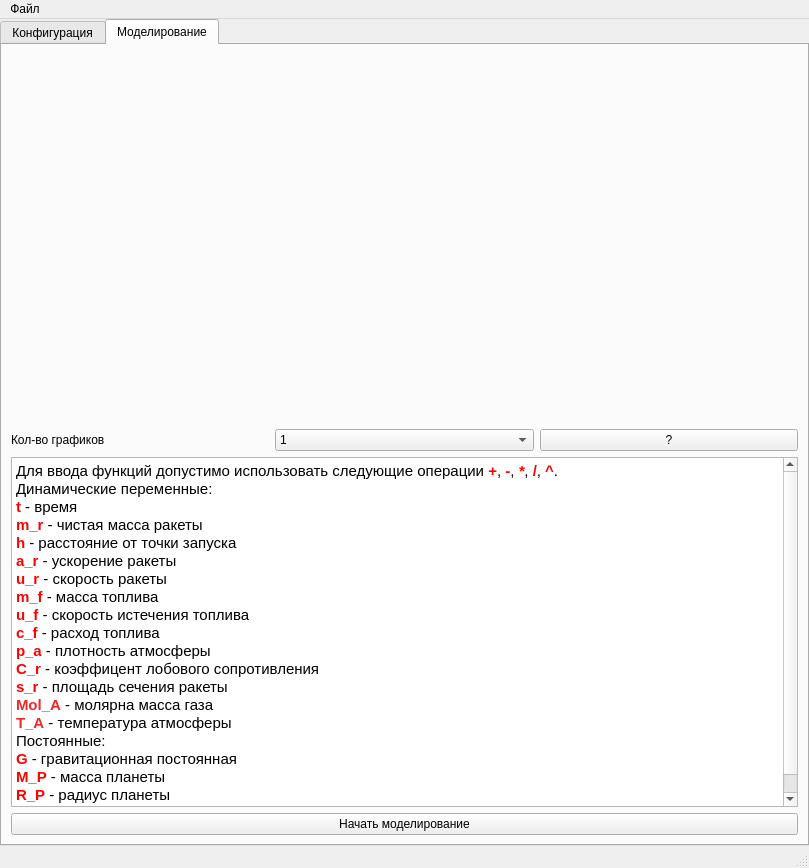
<?xml version="1.0" encoding="UTF-8"?>
<ui version="4.0">
 <class>MainWindow</class>
 <widget class="QMainWindow" name="MainWindow">
  <property name="geometry">
   <rect>
    <x>0</x>
    <y>0</y>
    <width>809</width>
    <height>868</height>
   </rect>
  </property>
  <property name="windowTitle">
   <string>MainWindow</string>
  </property>
  <widget class="QWidget" name="centralwidget">
   <layout class="QGridLayout" name="gridLayout_3">
    <property name="leftMargin">
     <number>0</number>
    </property>
    <property name="topMargin">
     <number>0</number>
    </property>
    <property name="rightMargin">
     <number>0</number>
    </property>
    <property name="bottomMargin">
     <number>0</number>
    </property>
    <item row="0" column="0">
     <widget class="QTabWidget" name="Tab">
      <property name="currentIndex">
       <number>1</number>
      </property>
      <widget class="QWidget" name="Conf">
       <attribute name="title">
        <string>Конфигурация</string>
       </attribute>
       <layout class="QGridLayout" name="gridLayout_5">
        <property name="leftMargin">
         <number>0</number>
        </property>
        <property name="topMargin">
         <number>0</number>
        </property>
        <property name="rightMargin">
         <number>0</number>
        </property>
        <property name="bottomMargin">
         <number>0</number>
        </property>
        <item row="0" column="0">
         <widget class="QTabWidget" name="Conf_tab">
          <property name="currentIndex">
           <number>0</number>
          </property>
          <property name="tabBarAutoHide">
           <bool>true</bool>
          </property>
          <widget class="QWidget" name="Conf_const">
           <attribute name="title">
            <string>Общая</string>
           </attribute>
           <layout class="QGridLayout" name="gridLayout_4">
            <property name="sizeConstraint">
             <enum>QLayout::SetDefaultConstraint</enum>
            </property>
            <item row="3" column="1">
             <widget class="QTextEdit" name="AboutConfig">
              <property name="html">
               <string>&lt;!DOCTYPE HTML PUBLIC &quot;-//W3C//DTD HTML 4.0//EN&quot; &quot;http://www.w3.org/TR/REC-html40/strict.dtd&quot;&gt;
&lt;html&gt;&lt;head&gt;&lt;meta name=&quot;qrichtext&quot; content=&quot;1&quot; /&gt;&lt;style type=&quot;text/css&quot;&gt;
p, li { white-space: pre-wrap; }
&lt;/style&gt;&lt;/head&gt;&lt;body style=&quot; font-family:'Ubuntu'; font-size:11pt; font-weight:400; font-style:normal;&quot;&gt;
&lt;p style=&quot; margin-top:0px; margin-bottom:0px; margin-left:0px; margin-right:0px; -qt-block-indent:0; text-indent:0px;&quot;&gt;Запуск ракетоносителя Falcon 9 с поверхности земли&lt;/p&gt;&lt;/body&gt;&lt;/html&gt;</string>
              </property>
             </widget>
            </item>
            <item row="5" column="0" colspan="2">
             <spacer name="verticalSpacer">
              <property name="orientation">
               <enum>Qt::Vertical</enum>
              </property>
              <property name="sizeHint" stdset="0">
               <size>
                <width>20</width>
                <height>40</height>
               </size>
              </property>
             </spacer>
            </item>
            <item row="1" column="1">
             <widget class="QLineEdit" name="Accurancy_edit">
              <property name="text">
               <string>0.1</string>
              </property>
             </widget>
            </item>
            <item row="0" column="0">
             <widget class="QLabel" name="Time_label">
              <property name="toolTip">
               <string>&lt;html&gt;&lt;head/&gt;&lt;body&gt;&lt;p&gt;&lt;br/&gt;&lt;/p&gt;&lt;/body&gt;&lt;/html&gt;</string>
              </property>
              <property name="text">
               <string>t, c</string>
              </property>
             </widget>
            </item>
            <item row="1" column="0">
             <widget class="QLabel" name="Accurancy_label">
              <property name="text">
               <string>Точность (0.01-10)</string>
              </property>
             </widget>
            </item>
            <item row="2" column="1">
             <widget class="QLineEdit" name="G_edit">
              <property name="toolTip">
               <string>&lt;html&gt;&lt;head/&gt;&lt;body&gt;&lt;p&gt;Н*м^2*кг^-2&lt;/p&gt;&lt;/body&gt;&lt;/html&gt;</string>
              </property>
              <property name="text">
               <string>6.6740831313131/10^11</string>
              </property>
             </widget>
            </item>
            <item row="0" column="1">
             <widget class="QLineEdit" name="Time_edit">
              <property name="toolTip">
               <string>&lt;html&gt;&lt;head/&gt;&lt;body&gt;&lt;p&gt;с&lt;/p&gt;&lt;/body&gt;&lt;/html&gt;</string>
              </property>
              <property name="text">
               <string>Auto</string>
              </property>
              <property name="alignment">
               <set>Qt::AlignLeading|Qt::AlignLeft|Qt::AlignVCenter</set>
              </property>
              <property name="clearButtonEnabled">
               <bool>false</bool>
              </property>
             </widget>
            </item>
            <item row="3" column="0">
             <widget class="QLabel" name="label">
              <property name="text">
               <string>Описание</string>
              </property>
             </widget>
            </item>
            <item row="2" column="0">
             <widget class="QLabel" name="G_label">
              <property name="sizePolicy">
               <sizepolicy hsizetype="Preferred" vsizetype="Preferred">
                <horstretch>0</horstretch>
                <verstretch>0</verstretch>
               </sizepolicy>
              </property>
              <property name="text">
               <string>G, Н*м^2/кг^2</string>
              </property>
             </widget>
            </item>
           </layout>
          </widget>
          <widget class="QWidget" name="Conf_rocket">
           <attribute name="title">
            <string>Тело</string>
           </attribute>
           <layout class="QGridLayout" name="gridLayout_7">
            <item row="15" column="0">
             <widget class="QLabel" name="a_rocket_label">
              <property name="text">
               <string>Начальное ускорение, м/с^2</string>
              </property>
             </widget>
            </item>
            <item row="14" column="1">
             <widget class="QLineEdit" name="u_rocket_edit">
              <property name="toolTip">
               <string>&lt;html&gt;&lt;head/&gt;&lt;body&gt;&lt;p&gt;м/с&lt;/p&gt;&lt;/body&gt;&lt;/html&gt;</string>
              </property>
              <property name="text">
               <string>0</string>
              </property>
             </widget>
            </item>
            <item row="13" column="1">
             <widget class="QLineEdit" name="h_rocket_edit">
              <property name="toolTip">
               <string>&lt;html&gt;&lt;head/&gt;&lt;body&gt;&lt;p&gt;м&lt;/p&gt;&lt;/body&gt;&lt;/html&gt;</string>
              </property>
              <property name="text">
               <string>0</string>
              </property>
             </widget>
            </item>
            <item row="3" column="1">
             <widget class="QLineEdit" name="S_rocket_edit">
              <property name="toolTip">
               <string>&lt;html&gt;&lt;head/&gt;&lt;body&gt;&lt;p&gt;м^2&lt;/p&gt;&lt;/body&gt;&lt;/html&gt;</string>
              </property>
              <property name="text">
               <string>pi*(3.7/2)^2</string>
              </property>
             </widget>
            </item>
            <item row="16" column="0" colspan="2">
             <spacer name="verticalSpacer_2">
              <property name="orientation">
               <enum>Qt::Vertical</enum>
              </property>
              <property name="sizeHint" stdset="0">
               <size>
                <width>20</width>
                <height>40</height>
               </size>
              </property>
             </spacer>
            </item>
            <item row="2" column="1">
             <widget class="QLineEdit" name="m_rocket_edit">
              <property name="toolTip">
               <string>&lt;html&gt;&lt;head/&gt;&lt;body&gt;&lt;p&gt;кг&lt;/p&gt;&lt;/body&gt;&lt;/html&gt;</string>
              </property>
              <property name="text">
               <string>22*10^3</string>
              </property>
             </widget>
            </item>
            <item row="9" column="0">
             <widget class="QLabel" name="c_fuel_label">
              <property name="text">
               <string>Расход топлива, кг/с</string>
              </property>
             </widget>
            </item>
            <item row="8" column="0">
             <widget class="QLabel" name="u_fuel_label">
              <property name="text">
               <string>Скорость истечения топлива, м/с</string>
              </property>
             </widget>
            </item>
            <item row="7" column="0">
             <widget class="QLabel" name="m_fuel_label">
              <property name="text">
               <string>Начальная масса топлива, кг</string>
              </property>
             </widget>
            </item>
            <item row="9" column="1">
             <widget class="QLineEdit" name="c_fuel_edit">
              <property name="toolTip">
               <string>&lt;html&gt;&lt;head/&gt;&lt;body&gt;&lt;p&gt;кг/с&lt;/p&gt;&lt;/body&gt;&lt;/html&gt;</string>
              </property>
              <property name="text">
               <string>10^3</string>
              </property>
             </widget>
            </item>
            <item row="8" column="1">
             <widget class="QLineEdit" name="u_fuel_edit">
              <property name="toolTip">
               <string>&lt;html&gt;&lt;head/&gt;&lt;body&gt;&lt;p&gt;м/с&lt;/p&gt;&lt;/body&gt;&lt;/html&gt;</string>
              </property>
              <property name="text">
               <string>8000</string>
              </property>
             </widget>
            </item>
            <item row="7" column="1">
             <widget class="QLineEdit" name="m_fuel_edit">
              <property name="toolTip">
               <string>&lt;html&gt;&lt;head/&gt;&lt;body&gt;&lt;p&gt;кг&lt;/p&gt;&lt;/body&gt;&lt;/html&gt;</string>
              </property>
              <property name="text">
               <string>500*10^3</string>
              </property>
             </widget>
            </item>
            <item row="2" column="0">
             <widget class="QLabel" name="m_rocket_label">
              <property name="text">
               <string>Масса, кг</string>
              </property>
             </widget>
            </item>
            <item row="3" column="0">
             <widget class="QLabel" name="S_rocket_label">
              <property name="sizePolicy">
               <sizepolicy hsizetype="Preferred" vsizetype="Preferred">
                <horstretch>0</horstretch>
                <verstretch>0</verstretch>
               </sizepolicy>
              </property>
              <property name="text">
               <string>Площадь сечения, м^2</string>
              </property>
             </widget>
            </item>
            <item row="15" column="1">
             <widget class="QLineEdit" name="a_rocket_edit">
              <property name="toolTip">
               <string>&lt;html&gt;&lt;head/&gt;&lt;body&gt;&lt;p&gt;м/с^2&lt;/p&gt;&lt;/body&gt;&lt;/html&gt;</string>
              </property>
              <property name="text">
               <string>0</string>
              </property>
             </widget>
            </item>
            <item row="13" column="0">
             <widget class="QLabel" name="h_rocket_label">
              <property name="text">
               <string>&lt;html&gt;&lt;head/&gt;&lt;body&gt;&lt;p&gt;Начальная высота полета, м&lt;/p&gt;&lt;/body&gt;&lt;/html&gt;</string>
              </property>
             </widget>
            </item>
            <item row="14" column="0">
             <widget class="QLabel" name="u_rocket_label">
              <property name="text">
               <string>Начальная скорость, м/с</string>
              </property>
             </widget>
            </item>
            <item row="11" column="0">
             <spacer name="horizontalSpacer">
              <property name="orientation">
               <enum>Qt::Horizontal</enum>
              </property>
              <property name="sizeHint" stdset="0">
               <size>
                <width>40</width>
                <height>5</height>
               </size>
              </property>
             </spacer>
            </item>
            <item row="12" column="0">
             <widget class="QLabel" name="label_2">
              <property name="text">
               <string>Необязательные параметры:</string>
              </property>
             </widget>
            </item>
            <item row="10" column="0">
             <widget class="QLabel" name="Coef_lob_spr_label">
              <property name="text">
               <string>Коэффицент лобового сопротивления</string>
              </property>
             </widget>
            </item>
            <item row="10" column="1">
             <widget class="QLineEdit" name="Coef_lob_spr_edit">
              <property name="text">
               <string>0.30</string>
              </property>
             </widget>
            </item>
           </layout>
          </widget>
          <widget class="QWidget" name="Conf_planet">
           <attribute name="title">
            <string>Планета</string>
           </attribute>
           <layout class="QGridLayout" name="gridLayout_8">
            <item row="5" column="0" colspan="2">
             <widget class="QWidget" name="widget" native="true">
              <layout class="QGridLayout" name="gridLayout_2">
               <item row="0" column="0">
                <widget class="QLabel" name="M_planet_label">
                 <property name="toolTip">
                  <string>&lt;html&gt;&lt;head/&gt;&lt;body&gt;&lt;p&gt;кг&lt;/p&gt;&lt;/body&gt;&lt;/html&gt;</string>
                 </property>
                 <property name="text">
                  <string>Масса, кг</string>
                 </property>
                </widget>
               </item>
               <item row="2" column="0">
                <widget class="QLabel" name="P_atmos_label">
                 <property name="text">
                  <string>Плотность атмосферы на нулевой высоте, кг/м^3</string>
                 </property>
                </widget>
               </item>
               <item row="0" column="1">
                <widget class="QLineEdit" name="M_planet_edit">
                 <property name="toolTip">
                  <string>&lt;html&gt;&lt;head/&gt;&lt;body&gt;&lt;p&gt;кг&lt;/p&gt;&lt;/body&gt;&lt;/html&gt;</string>
                 </property>
                 <property name="text">
                  <string>5.97*10^24</string>
                 </property>
                </widget>
               </item>
               <item row="2" column="1">
                <widget class="QLineEdit" name="P_atmos_edit">
                 <property name="toolTip">
                  <string>&lt;html&gt;&lt;head/&gt;&lt;body&gt;&lt;p&gt;кг/м^3&lt;/p&gt;&lt;/body&gt;&lt;/html&gt;</string>
                 </property>
                 <property name="text">
                  <string>1.1455</string>
                 </property>
                </widget>
               </item>
               <item row="1" column="1">
                <widget class="QLineEdit" name="R_planet_edit">
                 <property name="toolTip">
                  <string>&lt;html&gt;&lt;head/&gt;&lt;body&gt;&lt;p&gt;м&lt;/p&gt;&lt;/body&gt;&lt;/html&gt;</string>
                 </property>
                 <property name="text">
                  <string>6371*10^3</string>
                 </property>
                </widget>
               </item>
               <item row="1" column="0">
                <widget class="QLabel" name="R_planet_label">
                 <property name="text">
                  <string>Радиус, м</string>
                 </property>
                </widget>
               </item>
               <item row="3" column="0">
                <widget class="QLabel" name="Mol_label">
                 <property name="text">
                  <string>Молярная масса газа, моль</string>
                 </property>
                </widget>
               </item>
               <item row="4" column="0">
                <widget class="QLabel" name="Temper_label">
                 <property name="text">
                  <string>Функция температуры, К</string>
                 </property>
                </widget>
               </item>
               <item row="3" column="1">
                <widget class="QLineEdit" name="Mol_edit">
                 <property name="text">
                  <string>29.04</string>
                 </property>
                </widget>
               </item>
               <item row="4" column="1">
                <widget class="QLineEdit" name="Temper_edit">
                 <property name="text">
                  <string>280-0.3*h</string>
                 </property>
                </widget>
               </item>
              </layout>
              <zorder>M_planet_label</zorder>
              <zorder>M_planet_edit</zorder>
              <zorder>R_planet_label</zorder>
              <zorder>R_planet_edit</zorder>
              <zorder>P_atmos_label</zorder>
              <zorder>P_atmos_edit</zorder>
              <zorder>Mol_label</zorder>
              <zorder>Temper_label</zorder>
              <zorder>Mol_edit</zorder>
              <zorder>Temper_edit</zorder>
             </widget>
            </item>
            <item row="6" column="0" colspan="2">
             <spacer name="verticalSpacer_3">
              <property name="orientation">
               <enum>Qt::Vertical</enum>
              </property>
              <property name="sizeHint" stdset="0">
               <size>
                <width>20</width>
                <height>40</height>
               </size>
              </property>
             </spacer>
            </item>
           </layout>
          </widget>
         </widget>
        </item>
       </layout>
      </widget>
      <widget class="QWidget" name="Modelir">
       <attribute name="title">
        <string>Моделирование</string>
       </attribute>
       <layout class="QGridLayout" name="gridLayout_6">
        <item row="3" column="0">
         <widget class="Graph" name="Fourth_Graph" native="true"/>
        </item>
        <item row="0" column="0">
         <widget class="Graph" name="First_Graph" native="true"/>
        </item>
        <item row="7" column="0" colspan="2">
         <widget class="QPushButton" name="Calculate">
          <property name="sizePolicy">
           <sizepolicy hsizetype="MinimumExpanding" vsizetype="Fixed">
            <horstretch>0</horstretch>
            <verstretch>0</verstretch>
           </sizepolicy>
          </property>
          <property name="text">
           <string>Начать моделирование</string>
          </property>
         </widget>
        </item>
        <item row="0" column="1">
         <widget class="Graph" name="Sec_Graph" native="true"/>
        </item>
        <item row="3" column="1">
         <widget class="Graph" name="Third_Graph" native="true"/>
        </item>
        <item row="4" column="0" colspan="2">
         <widget class="QWidget" name="Graph_settings" native="true">
          <property name="sizePolicy">
           <sizepolicy hsizetype="Preferred" vsizetype="Fixed">
            <horstretch>0</horstretch>
            <verstretch>0</verstretch>
           </sizepolicy>
          </property>
          <layout class="QGridLayout" name="gridLayout">
           <property name="leftMargin">
            <number>0</number>
           </property>
           <property name="topMargin">
            <number>0</number>
           </property>
           <property name="rightMargin">
            <number>0</number>
           </property>
           <property name="bottomMargin">
            <number>0</number>
           </property>
           <item row="0" column="2">
            <widget class="QPushButton" name="Graph_Help_button">
             <property name="sizePolicy">
              <sizepolicy hsizetype="Preferred" vsizetype="Fixed">
               <horstretch>0</horstretch>
               <verstretch>0</verstretch>
              </sizepolicy>
             </property>
             <property name="text">
              <string>?</string>
             </property>
            </widget>
           </item>
           <item row="0" column="0">
            <widget class="QLabel" name="Graph_count_label">
             <property name="sizePolicy">
              <sizepolicy hsizetype="Preferred" vsizetype="Maximum">
               <horstretch>0</horstretch>
               <verstretch>0</verstretch>
              </sizepolicy>
             </property>
             <property name="text">
              <string>Кол-во графиков</string>
             </property>
            </widget>
           </item>
           <item row="0" column="1">
            <widget class="QComboBox" name="Graph_count">
             <property name="sizePolicy">
              <sizepolicy hsizetype="Preferred" vsizetype="Fixed">
               <horstretch>0</horstretch>
               <verstretch>0</verstretch>
              </sizepolicy>
             </property>
             <property name="editable">
              <bool>false</bool>
             </property>
             <item>
              <property name="text">
               <string>1</string>
              </property>
             </item>
             <item>
              <property name="text">
               <string>2</string>
              </property>
             </item>
             <item>
              <property name="text">
               <string>4</string>
              </property>
             </item>
            </widget>
           </item>
          </layout>
         </widget>
        </item>
        <item row="5" column="0" colspan="2">
         <widget class="QTextBrowser" name="Graph_Help_text">
          <property name="sizePolicy">
           <sizepolicy hsizetype="Expanding" vsizetype="Preferred">
            <horstretch>0</horstretch>
            <verstretch>0</verstretch>
           </sizepolicy>
          </property>
          <property name="minimumSize">
           <size>
            <width>0</width>
            <height>350</height>
           </size>
          </property>
          <property name="maximumSize">
           <size>
            <width>16777215</width>
            <height>350</height>
           </size>
          </property>
          <property name="verticalScrollBarPolicy">
           <enum>Qt::ScrollBarAsNeeded</enum>
          </property>
          <property name="html">
           <string>&lt;!DOCTYPE HTML PUBLIC &quot;-//W3C//DTD HTML 4.0//EN&quot; &quot;http://www.w3.org/TR/REC-html40/strict.dtd&quot;&gt;
&lt;html&gt;&lt;head&gt;&lt;meta name=&quot;qrichtext&quot; content=&quot;1&quot; /&gt;&lt;style type=&quot;text/css&quot;&gt;
p, li { white-space: pre-wrap; }
&lt;/style&gt;&lt;/head&gt;&lt;body style=&quot; font-family:'Ubuntu'; font-size:11pt; font-weight:400; font-style:normal;&quot;&gt;
&lt;p style=&quot; margin-top:0px; margin-bottom:0px; margin-left:0px; margin-right:0px; -qt-block-indent:0; text-indent:0px;&quot;&gt;Для ввода функций допустимо использовать следующие операции &lt;span style=&quot; font-weight:600; color:#ff0000;&quot;&gt;+&lt;/span&gt;, &lt;span style=&quot; font-weight:600; color:#ff0000;&quot;&gt;-&lt;/span&gt;, &lt;span style=&quot; font-weight:600; font-style:italic; color:#ff0000;&quot;&gt;*&lt;/span&gt;, &lt;span style=&quot; font-weight:600; color:#ff0000;&quot;&gt;/&lt;/span&gt;, &lt;span style=&quot; font-weight:600; color:#ff0000;&quot;&gt;^&lt;/span&gt;.&lt;/p&gt;
&lt;p style=&quot; margin-top:0px; margin-bottom:0px; margin-left:0px; margin-right:0px; -qt-block-indent:0; text-indent:0px;&quot;&gt;Динамические переменные:&lt;/p&gt;
&lt;p style=&quot; margin-top:0px; margin-bottom:0px; margin-left:0px; margin-right:0px; -qt-block-indent:0; text-indent:0px;&quot;&gt;&lt;span style=&quot; font-weight:600; color:#ff0000;&quot;&gt;t&lt;/span&gt;&lt;span style=&quot; color:#000000;&quot;&gt; - время&lt;/span&gt;&lt;/p&gt;
&lt;p style=&quot; margin-top:0px; margin-bottom:0px; margin-left:0px; margin-right:0px; -qt-block-indent:0; text-indent:0px;&quot;&gt;&lt;span style=&quot; font-weight:600; color:#ff0000;&quot;&gt;m_r &lt;/span&gt;&lt;span style=&quot; color:#000000;&quot;&gt;- чистая масса ракеты&lt;/span&gt;&lt;/p&gt;
&lt;p style=&quot; margin-top:0px; margin-bottom:0px; margin-left:0px; margin-right:0px; -qt-block-indent:0; text-indent:0px;&quot;&gt;&lt;span style=&quot; font-weight:600; color:#ff0000;&quot;&gt;h&lt;/span&gt;&lt;span style=&quot; color:#000000;&quot;&gt; - расстояние от точки запуска&lt;/span&gt;&lt;/p&gt;
&lt;p style=&quot; margin-top:0px; margin-bottom:0px; margin-left:0px; margin-right:0px; -qt-block-indent:0; text-indent:0px;&quot;&gt;&lt;span style=&quot; font-weight:600; color:#ff0000;&quot;&gt;a_r&lt;/span&gt;&lt;span style=&quot; color:#000000;&quot;&gt; - ускорение ракеты&lt;/span&gt;&lt;/p&gt;
&lt;p style=&quot; margin-top:0px; margin-bottom:0px; margin-left:0px; margin-right:0px; -qt-block-indent:0; text-indent:0px;&quot;&gt;&lt;span style=&quot; font-weight:600; color:#ff0000;&quot;&gt;u_r &lt;/span&gt;&lt;span style=&quot; color:#000000;&quot;&gt;- скорость ракеты&lt;/span&gt;&lt;/p&gt;
&lt;p style=&quot; margin-top:0px; margin-bottom:0px; margin-left:0px; margin-right:0px; -qt-block-indent:0; text-indent:0px;&quot;&gt;&lt;span style=&quot; font-weight:600; color:#ff0000;&quot;&gt;m_f &lt;/span&gt;&lt;span style=&quot; color:#000000;&quot;&gt;- масса топлива&lt;/span&gt;&lt;/p&gt;
&lt;p style=&quot; margin-top:0px; margin-bottom:0px; margin-left:0px; margin-right:0px; -qt-block-indent:0; text-indent:0px;&quot;&gt;&lt;span style=&quot; font-weight:600; color:#ff0000;&quot;&gt;u_f&lt;/span&gt;&lt;span style=&quot; color:#000000;&quot;&gt; - скорость истечения топлива&lt;/span&gt;&lt;/p&gt;
&lt;p style=&quot; margin-top:0px; margin-bottom:0px; margin-left:0px; margin-right:0px; -qt-block-indent:0; text-indent:0px;&quot;&gt;&lt;span style=&quot; font-weight:600; color:#ff0000;&quot;&gt;c_f &lt;/span&gt;&lt;span style=&quot; color:#000000;&quot;&gt;- расход топлива&lt;/span&gt;&lt;/p&gt;
&lt;p style=&quot; margin-top:0px; margin-bottom:0px; margin-left:0px; margin-right:0px; -qt-block-indent:0; text-indent:0px;&quot;&gt;&lt;span style=&quot; font-weight:600; color:#ff0000;&quot;&gt;p_a&lt;/span&gt;&lt;span style=&quot; color:#000000;&quot;&gt; - плотность атмосферы&lt;/span&gt;&lt;/p&gt;
&lt;p style=&quot; margin-top:0px; margin-bottom:0px; margin-left:0px; margin-right:0px; -qt-block-indent:0; text-indent:0px;&quot;&gt;&lt;span style=&quot; font-weight:600; color:#ff0000;&quot;&gt;C_r&lt;/span&gt;&lt;span style=&quot; color:#000000;&quot;&gt; - коэффицент лобового сопротивления&lt;/span&gt;&lt;/p&gt;
&lt;p style=&quot; margin-top:0px; margin-bottom:0px; margin-left:0px; margin-right:0px; -qt-block-indent:0; text-indent:0px;&quot;&gt;&lt;span style=&quot; font-weight:600; color:#ff0000;&quot;&gt;s_r&lt;/span&gt;&lt;span style=&quot; color:#000000;&quot;&gt; - площадь сечения ракеты&lt;/span&gt;&lt;/p&gt;
&lt;p style=&quot; margin-top:0px; margin-bottom:0px; margin-left:0px; margin-right:0px; -qt-block-indent:0; text-indent:0px;&quot;&gt;&lt;span style=&quot; font-weight:600; color:#ef2929;&quot;&gt;Mol_A&lt;/span&gt;&lt;span style=&quot; color:#000000;&quot;&gt; - молярна масса газа&lt;/span&gt;&lt;/p&gt;
&lt;p style=&quot; margin-top:0px; margin-bottom:0px; margin-left:0px; margin-right:0px; -qt-block-indent:0; text-indent:0px;&quot;&gt;&lt;span style=&quot; font-weight:600; color:#ef2929;&quot;&gt;T_A&lt;/span&gt;&lt;span style=&quot; color:#000000;&quot;&gt; - температура атмосферы&lt;/span&gt;&lt;/p&gt;
&lt;p style=&quot; margin-top:0px; margin-bottom:0px; margin-left:0px; margin-right:0px; -qt-block-indent:0; text-indent:0px;&quot;&gt;Постоянные:&lt;/p&gt;
&lt;p style=&quot; margin-top:0px; margin-bottom:0px; margin-left:0px; margin-right:0px; -qt-block-indent:0; text-indent:0px;&quot;&gt;&lt;span style=&quot; font-weight:600; color:#ff0000;&quot;&gt;G&lt;/span&gt; - гравитационная постоянная&lt;/p&gt;
&lt;p style=&quot; margin-top:0px; margin-bottom:0px; margin-left:0px; margin-right:0px; -qt-block-indent:0; text-indent:0px;&quot;&gt;&lt;span style=&quot; font-weight:600; color:#ff0000;&quot;&gt;M_P&lt;/span&gt; - масса планеты&lt;/p&gt;
&lt;p style=&quot; margin-top:0px; margin-bottom:0px; margin-left:0px; margin-right:0px; -qt-block-indent:0; text-indent:0px;&quot;&gt;&lt;span style=&quot; font-weight:600; color:#ff0000;&quot;&gt;R_P&lt;/span&gt; - радиус планеты&lt;/p&gt;
&lt;p style=&quot; margin-top:0px; margin-bottom:0px; margin-left:0px; margin-right:0px; -qt-block-indent:0; text-indent:0px;&quot;&gt;&lt;span style=&quot; font-weight:600; color:#ff0000;&quot;&gt;pi&lt;/span&gt; - 3,14...&lt;/p&gt;&lt;/body&gt;&lt;/html&gt;</string>
          </property>
          <property name="tabStopWidth">
           <number>100</number>
          </property>
         </widget>
        </item>
       </layout>
      </widget>
     </widget>
    </item>
   </layout>
  </widget>
  <widget class="QStatusBar" name="statusbar"/>
  <widget class="QMenuBar" name="menubar">
   <property name="geometry">
    <rect>
     <x>0</x>
     <y>0</y>
     <width>809</width>
     <height>22</height>
    </rect>
   </property>
   <property name="nativeMenuBar">
    <bool>false</bool>
   </property>
   <widget class="QMenu" name="menu">
    <property name="title">
     <string>Файл</string>
    </property>
    <addaction name="Save_config"/>
    <addaction name="Open_config"/>
    <addaction name="separator"/>
    <addaction name="Exit"/>
   </widget>
   <addaction name="menu"/>
  </widget>
  <action name="Save_config">
   <property name="text">
    <string>Сохранить кофигурацию</string>
   </property>
  </action>
  <action name="Exit">
   <property name="text">
    <string>Выйти</string>
   </property>
  </action>
  <action name="Open_config">
   <property name="text">
    <string>Загрузить конфигурацию</string>
   </property>
  </action>
 </widget>
 <customwidgets>
  <customwidget>
   <class>Graph</class>
   <extends>QWidget</extends>
   <header>GUI_Graph</header>
   <container>1</container>
  </customwidget>
 </customwidgets>
 <tabstops>
  <tabstop>Tab</tabstop>
  <tabstop>Time_edit</tabstop>
  <tabstop>Accurancy_edit</tabstop>
  <tabstop>G_edit</tabstop>
  <tabstop>AboutConfig</tabstop>
  <tabstop>m_rocket_edit</tabstop>
  <tabstop>S_rocket_edit</tabstop>
  <tabstop>m_fuel_edit</tabstop>
  <tabstop>u_fuel_edit</tabstop>
  <tabstop>c_fuel_edit</tabstop>
 </tabstops>
 <resources/>
 <connections/>
</ui>
